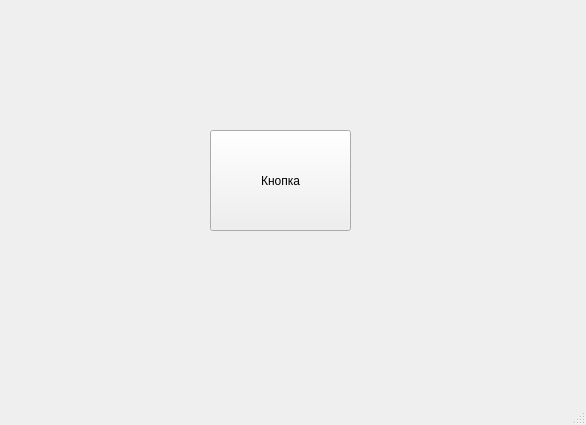
<?xml version="1.0" encoding="UTF-8"?>
<ui version="4.0">
 <class>MainWindow</class>
 <widget class="QMainWindow" name="MainWindow">
  <property name="geometry">
   <rect>
    <x>0</x>
    <y>0</y>
    <width>586</width>
    <height>425</height>
   </rect>
  </property>
  <property name="windowTitle">
   <string>MainWindow</string>
  </property>
  <widget class="QWidget" name="centralwidget">
   <widget class="QPushButton" name="btn">
    <property name="geometry">
     <rect>
      <x>210</x>
      <y>130</y>
      <width>141</width>
      <height>101</height>
     </rect>
    </property>
    <property name="text">
     <string>Кнопка</string>
    </property>
   </widget>
  </widget>
  <widget class="QMenuBar" name="menubar">
   <property name="geometry">
    <rect>
     <x>0</x>
     <y>0</y>
     <width>586</width>
     <height>21</height>
    </rect>
   </property>
  </widget>
  <widget class="QStatusBar" name="statusbar"/>
 </widget>
 <resources/>
 <connections/>
</ui>
